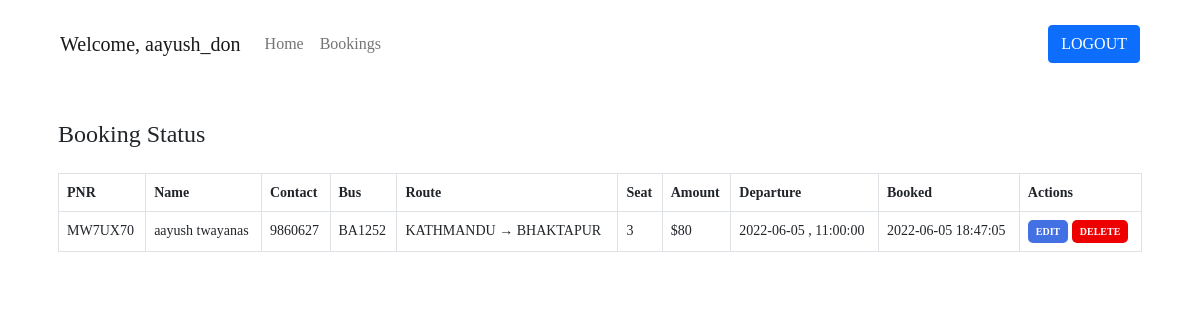
/normal/bookings.php (signed in), run on the app's committed database.
### tables this page shows
CREATE TABLE `customers` (
  `id` int(100) NOT NULL,
  `customer_id` varchar(255) NOT NULL,
  `customer_name` varchar(30) NOT NULL,
  `customer_phone` varchar(10) NOT NULL,
  `customer_created` datetime NOT NULL DEFAULT current_timestamp(),
  `user_name` varchar(30) NOT NULL,
  `user_password` varchar(255) NOT NULL
);

CREATE TABLE `bookings` (
  `id` int(100) NOT NULL,
  `booking_id` varchar(255) NOT NULL,
  `customer_id` varchar(255) NOT NULL,
  `route_id` varchar(255) NOT NULL,
  `customer_route` varchar(200) NOT NULL,
  `booked_amount` int(100) NOT NULL,
  `booked_seat` varchar(100) NOT NULL,
  `booking_created` datetime NOT NULL DEFAULT current_timestamp()
);

CREATE TABLE `routes` (
  `id` int(100) NOT NULL,
  `route_id` varchar(255) NOT NULL,
  `bus_no` varchar(155) NOT NULL,
  `route_cities` varchar(255) NOT NULL,
  `route_dep_date` date NOT NULL,
  `route_dep_time` time NOT NULL,
  `route_step_cost` int(100) NOT NULL,
  `route_created` datetime NOT NULL DEFAULT current_timestamp()
);

### assets/partials/_functions.php (called while the page is built, shortened)
<?php
    function get_from_table($conn, $table, $primaryKey, $pKeyValue, $toget)
    {
        $sql = "SELECT * FROM $table WHERE $primaryKey='$pKeyValue'";
        $result = mysqli_query($conn, $sql);
        $row = mysqli_fetch_assoc($result);
        if($row)
        {
            return $row["$toget"];
        }
        return false;
    }
?>

### normal/bookings.php (the view, shortened to what this page needs)
<?php
    require '../assets/partials/_functions.php';
    $conn = db_connect();
    $customer_id = $_SESSION['customer_id'];
    $sql = "SELECT * FROM customers WHERE customer_id = '$customer_id';";
    $result = mysqli_query($conn, $sql);
    if($row = mysqli_fetch_assoc($result))
    {
        $customer_name = $row["user_name"];
    }
?>
<!DOCTYPE html>
<html lang="en">
<head>
  <link href="https://cdn.jsdelivr.net/npm/bootstrap@5.0.2/dist/css/bootstrap.min.css" rel="stylesheet">
</head>
<body>
  <header class="py-3 px-5">
        <nav class="navbar navbar-expand-lg navbar-light">
            <div class="container-fluid">
                <div class="navbar-brand">
                    Welcome,
                    <?php echo ($customer_name); ?>
                </div>
                <div class="collapse navbar-collapse" id="navbarNav">
                    <ul class="navbar-nav">
                        <li class="nav-item">
                            <a class="nav-link" aria-current="page" href="./index.php">Home</a>
                        </li>
                        <li class="nav-item">
                            <a class="nav-link" href="./bookings.php">Bookings</a>
                        </li>
                    </ul>
                </div>
                <a class="btn btn-primary" href="../assets/partials/_logout.php">LOGOUT</a>
            </div>
        </nav>
    </header>
    <main class="container py-3">
    <?php
		$resultSql = "SELECT * FROM `bookings` WHERE `customer_id` = '$customer_id' ORDER BY booking_created DESC;";
		$resultSqlResult = mysqli_query($conn, $resultSql);
		if(!mysqli_num_rows($resultSqlResult)){ ?>
			<div class="container mt-4">
				<div id="noCustomers" class="alert alert-dark " role="alert">
					<h1 class="alert-heading">No Bookings Found!!</h1>
				</div>
			</div>
		<?php }
		else { ?>
		<section id="booking">
			<div id="head" class="mb-4">
				<h4>Booking Status</h4>
			</div>
			<div id="booking-results">
				<table class="table table-hover table-bordered">
					<thead>
						<th>PNR</th>
						<th>Name</th>
						<th>Contact</th>
						<th>Bus</th>
						<th>Route</th>
						<th>Seat</th>
						<th>Amount</th>
						<th>Departure</th>
						<th>Booked</th>
						<th>Actions</th>
					</thead>
					<?php
						while($row = mysqli_fetch_assoc($resultSqlResult))
						{
							$id = $row["id"];
							$customer_id = $row["customer_id"];
							$route_id = $row["route_id"];
							$pnr = $row["booking_id"];
							$customer_name = get_from_table($conn, "customers","customer_id", $customer_id, "customer_name");
							$customer_phone = get_from_table($conn,"customers","customer_id", $customer_id, "customer_phone");
							$bus_no = get_from_table($conn, "routes", "route_id", $route_id, "bus_no");
							$route = $row["customer_route"];
							$booked_seat = $row["booked_seat"];
							$booked_amount = $row["booked_amount"];
							$dep_date = get_from_table($conn, "routes", "route_id", $route_id, "route_dep_date");
							$dep_time = get_from_table($conn, "routes", "route_id", $route_id, "route_dep_time");
							$booked_timing = $row["booking_created"];
					?>
					<tr>
						<td>
							<?php
								echo $pnr;
							?>
						</td>
						<td>
							<?php
								echo $customer_name;
							?>
						</td>
						<td>
							<?php
								echo $customer_phone;
							?>
						</td>
						<td>
							<?php
								echo $bus_no;
							?>
						</td>
						<td>
							<?php
								echo $route;
							?>
						</td>
						<td>
							<?php
								echo $booked_seat;
							?>
						</td>
						<td>
							<?php
								echo '$'.$booked_amount;
							?>
						</td>
						<td>
							<?php
								echo $dep_date . " , ". $dep_time;
							?>
						</td>
						<td>
							<?php
								echo $booked_timing;
							?>
						</td>
						<td>
						<button class="button btn-sm edit-button" data-link="<?php echo $_SERVER['REQUEST_URI']; ?>" data-customerid="<?php
                                                echo $customer_id;?>" data-id="<?php
                                                echo $id;?>" data-name="<?php
                                                echo $customer_name;?>" data-phone="<?php
                                                echo $customer_phone;?>" >Edit</button>
							<button class="button delete-button btn-sm" data-bs-toggle="modal" data-bs-target="#deleteModal"
							data-id="<?php
											echo $id;?>" data-bookedseat="<?php
											echo $booked_seat;
										?>" data-routeid="<?php
										echo $route_id;
									?>"> Delete</button>
						</td>
					</tr>
					<?php
					}
				?>
				</table>
			</div>
		</section>
	<?php } ?>
	</main>
</body>
</html>

### assets/styles/admin.php (style rules this page uses)
body { margin: 0; box-sizing: border-box; font-family: 'Montserrat', sans-serif; background-color: white; }
html { scroll-behavior: smooth; }
*, *::after, *::before { box-sizing: inherit; }

### assets/styles/admin-options.php (style rules this page uses)
* { font-family: Montserrat; }
#booking #head, #customer #head, #route #head, #seat #head, #bus #head { padding-top: 1rem; }
#booking, #customer, #route, #bus, #seat { padding: 0 1rem; }
#booking-results button, #customer-results button, #route button, #bus-results button { border-radius: 5px; }
.button { border: none; font-weight: bold; text-transform: uppercase; }
table { font-size: 14px; }
table th,td { padding-left: 0.3rem; }
table button { color: white; }
.edit-button { background-color: #4370E2; }
.delete-button { background-color: #EF0000; }
.edit-button, .delete-button { font-size: 10px }

### data on the page
customers: user_name "aayush_don"
bookings: booking "MW7UX70", customer.customer_name "aayush twayanas", customer.customer_phone "9860627", route.bus_no "BA1252", customer_route "KATHMANDU → BHAKTAPUR", booked_seat "3", booked_amount "80", route.route_dep_date "2022-06-05", route.route_dep_time "11:00:00", booking_created "2022-06-05 18:47:05"
